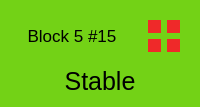
               <widget class="QWidget" name="cell_n15" native="true">
                <property name="styleSheet">
                 <string notr="true">background-color: rgb(115, 210, 22);
border-color: rgb(255, 255, 255);</string>
                </property>
                <layout class="QGridLayout" name="gridLayout_71">
                 <item row="0" column="0">
                  <widget class="QLabel" name="n15">
                   <property name="font">
                    <font>
                     <pointsize>13</pointsize>
                    </font>
                   </property>
                   <property name="text">
                    <string>Block 5 #15</string>
                   </property>
                   <property name="alignment">
                    <set>Qt::AlignCenter</set>
                   </property>
                  </widget>
                 </item>
                 <item row="0" column="1">
                  <widget class="QWidget" name="w15" native="true">
                   <property name="sizePolicy">
                    <sizepolicy hsizetype="Fixed" vsizetype="Fixed">
                     <horstretch>0</horstretch>
                     <verstretch>0</verstretch>
                    </sizepolicy>
                   </property>
                   <property name="minimumSize">
                    <size>
                     <width>50</width>
                     <height>50</height>
                    </size>
                   </property>
                   <property name="maximumSize">
                    <size>
                     <width>50</width>
                     <height>50</height>
                    </size>
                   </property>
                   <layout class="QGridLayout" name="gridLayout_72">
                    <item row="0" column="0">
                     <widget class="QWidget" name="n15_mainsys" native="true">
                      <property name="styleSheet">
                       <string notr="true">background-color: rgb(239, 41, 41);</string>
                      </property>
                     </widget>
                    </item>
                    <item row="0" column="1">
                     <widget class="QWidget" name="n15_mainradar" native="true">
                      <property name="styleSheet">
                       <string notr="true">background-color: rgb(239, 41, 41);</string>
                      </property>
                     </widget>
                    </item>
                    <item row="1" column="0">
                     <widget class="QWidget" name="n15_subsys" native="true">
                      <property name="styleSheet">
                       <string notr="true">background-color: rgb(239, 41, 41);</string>
                      </property>
                     </widget>
                    </item>
                    <item row="1" column="1">
                     <widget class="QWidget" name="n15_subradar" native="true">
                      <property name="styleSheet">
                       <string notr="true">background-color: rgb(239, 41, 41);</string>
                      </property>
                     </widget>
                    </item>
                   </layout>
                  </widget>
                 </item>
                 <item row="1" column="0" colspan="2">
                  <widget class="QLabel" name="n15_display">
                   <property name="font">
                    <font>
                     <pointsize>19</pointsize>
                    </font>
                   </property>
                   <property name="styleSheet">
                    <string notr="true">border-color: rgb(255, 255, 255);</string>
                   </property>
                   <property name="text">
                    <string>Stable</string>
                   </property>
                   <property name="alignment">
                    <set>Qt::AlignCenter</set>
                   </property>
                  </widget>
                 </item>
                </layout>
               </widget>
